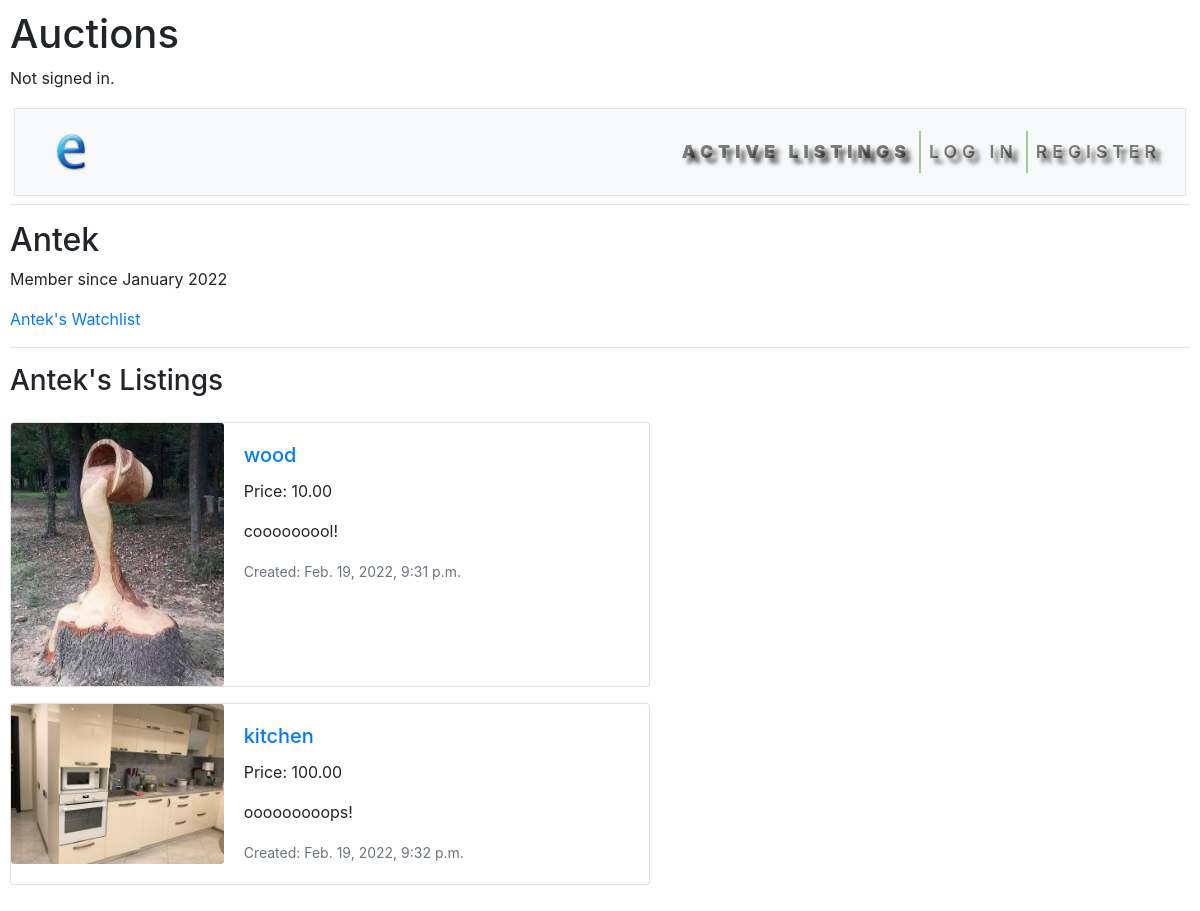
The app's page /user/Antek with its own data.
### auctions/models.py (models this page shows, shortened)
class User(AbstractUser):
    pass
    show_email=models.BooleanField(null=False, default=False)
    website=models.URLField(max_length=250, blank=True)
    instagram=models.SlugField(blank=True)
    location=models.CharField(max_length=60, blank=True)

class Listing(models.Model):
    STATUS = (
        ('0', 'Active'),
        ('1', 'Sold'),
    )
    CATEGORIES = (
            ('0', 'No Category'),
            ('1', 'Arts'),
            ('2', 'Books'),
            ('3', 'DVDs'),
            ('4', 'Electronics'),
            ('5', 'Fashion'),
            ('6', 'Health'),
            ('7', 'Home'),
            ('8', 'Music'),
            ('9', "Toys"),
            ('10', "Video Games")
        )
    user = models.ForeignKey(User, on_delete=models.CASCADE, null=False, related_name='listings')
    image = models.FileField( upload_to='images/', blank=True, default="")
    title = models.CharField(max_length=60, blank=False)
    description = models.CharField(max_length=540, blank=False)
    start_price = models.DecimalField(max_digits=10, decimal_places=2, blank=False, validators=[MinValueValidator(0)])
    time_create = models.DateTimeField(auto_now_add=True)
    watchers = models.ManyToManyField(User, blank=True, related_name="watchlist")
    active = models.CharField(
                                    ('STATUS'),
                                    max_length=30,
                                    choices=STATUS,
                                    default=STATUS[0][0]
                                    )
    category = models.CharField(
                            ('Categories'),
                            max_length=30,
                            choices=CATEGORIES,
                            default=CATEGORIES[0][0]
                            )
    def get_price(self):
        price = self.bids.order_by('-amount').first()
        if price is None:
            price = self.start_price
        else:
            price = price.amount
        return price

### auctions/views.py (the view)
# urls.py: path("user/<str:username>", views.profile, name="profile"),
def profile(request, username):
    not_found = False
    if request.user.is_authenticated and request.user.username == username:
        is_my_profile = True
        username = request.user
    else:
        is_my_profile = False
        try:
            username = User.objects.get(username=username)
        except User.DoesNotExist:
            not_found = True
    return render(request, "auctions/profile.html", {
        "is_my_profile": is_my_profile,
        "not_found": not_found,
        "username": username,
        "listings": Listing.objects.filter(active='0', user=User.objects.get(username=username))
        })

### auctions/templates/auctions/profile.html (shortened to what this page needs)
{% extends "auctions/layout.html" %}
{% block content %}
  {% if not_found %}
    <h2>The user <strong>{{ username }}</strong> does not exist.</h2>
  {% else %}
    {% if is_my_profile %}
      <h2>My Profile</h2>
<p>Member since {{ username.date_joined|date:'F Y' }}</p>
      <p>Username: {{ username.username }}</p>
      <p>Email: {{ username.email }}</p>
      <hr>
      <h3>My Listings</h3>
    {% else %}
      <h2>{{ username.username }}</h2>
  <p>Member since {{ username.date_joined|date:'F Y' }}</p>
  <p><a href="{% url 'watchlist' username.username %}">{{ username.username }}'s Watchlist</a></p>
      <hr>
      <h3>{{ username.username }}'s Listings</h3>
    {% endif %}
    <div class="mt-4">
      {% for item in listings %}
        <div class="card mb-3" style="max-width: 640px;">
          <div class="row no-gutters">
            {% if item.image != "" %}
              <div class="col-md-4">
                <img src="{{ item.image.url }}" class="card-img" alt="Image of {{ item.title }}">
              </div>
            {% endif %}
            <div class="col-md-8">
              <div class="card-body">
                <h5 class="card-title"><a href="{% url 'listing' item.pk %}">{{ item.title }}</a></h5>
                <p class="card-text">Price: {{ item.get_price }}</p>
                <p class="card-text">{{ item.description }}</p>
                <p class="card-text"><small class="text-muted">Created: {{ item.time_create }}</small></p>
              </div>
            </div>
          </div>
        </div>
      {% endfor %}
    </div>
  {% endif %}
{% endblock %}

### auctions/templates/auctions/layout.html (shortened to what this page needs)
{% load static %}
<!DOCTYPE html>
<html lang="en">
    <head>
<link rel="stylesheet" href="https://cdn.jsdelivr.net/npm/bootstrap@4.6.1/dist/css/bootstrap.min.css">
<link rel="stylesheet" href="{% static 'auctions/styles.css' %}">
    </head>
    <body>
        <h1>Auctions</h1>
        <div>
            {% if user.is_authenticated %}
                Signed in as <strong>{{ user.username }}</strong>.
            {% else %}
                Not signed in.
            {% endif %}
        </div>
        <nav class="navbar navbar-expand-md navbar-light bg-light mb-sm-4 mx-sm-1 border">
<a class="navbar-brand" href="{% url 'index' %}"><img class="cover" src="{% static 'auctions/images/image2.png' %}" width='60' alt="ecom"></a>
          <div class="collapse navbar-collapse" id="navbarNavDropdown">
            <ul class="navbar-nav ml-auto">
              <li class="nav-item"><a class="nav-link" href="{% url 'index' %}"><strong>Active Listings</strong></a></li>
              {% if user.is_authenticated %}
              <li class="nav-item"><a class="nav-link" href="{% url 'add_listing' %}">Create Listing</a></li>
              <li class="nav-item"><a class="nav-link" href="{% url 'categories' %}">Categories</a></li>
              <li class="nav-item"><a class="nav-link" href="{% url 'watchlist' user.username %}">My Watchlist<span class="badge badge-secondary">{{ user.watchlist.count }}</span></a></li>
              <li class="nav-item"><a class="nav-link" href="{% url 'profile' user.username %}">My Profile</a></li>
              <li class="nav-item"><a class="nav-link" href="{% url 'logout' %}">Log Out</a></li>
            {% else %}
                <li class="nav-item"><a class="nav-link" href="{% url 'login' %}">Log In</a></li>
                <li class="nav-item"><a class="nav-link" href="{% url 'register' %}">Register</a></li>
            {% endif %}
          </ul>
        </div>
      </nav>
          <hr>
        {% block content %}
        {% endblock %}
    </body>
</html>

### auctions/static/auctions/styles.css (style rules this page uses)
body { padding: 10px; }
nav { margin-bottom: 1.0rem; }
nav { position: relative; margin: 2px; top: 1rem; background: #ebd4d4; padding: .5rem; }
nav a { color: #e6dddd; padding: 0.5em; font-weight: 600; font-size: 1.1rem; text-shadow: 5px 5px 4px rgba(0, 0, 0, 0.7); text-transform: uppercase; letter-spacing: 5px; }
.navbar-nav .nav-item:not(:last-child) { border-right: 2px solid rgba(32, 133, 7, 0.4); }
.cover { object-fit: cover; }
.cover { color: #54b7e6; margin-right: 0; }

### records on screen
User: username "Antek", date_joined "January 2022"
Listing: image (picture), title "wood", get_price "10.00", description "cooooooool!", time_create "Feb. 19, 2022, 9:31 p.m."
Listing: image (picture), title "kitchen", get_price "100.00", description "ooooooooops!", time_create "Feb. 19, 2022, 9:32 p.m."
